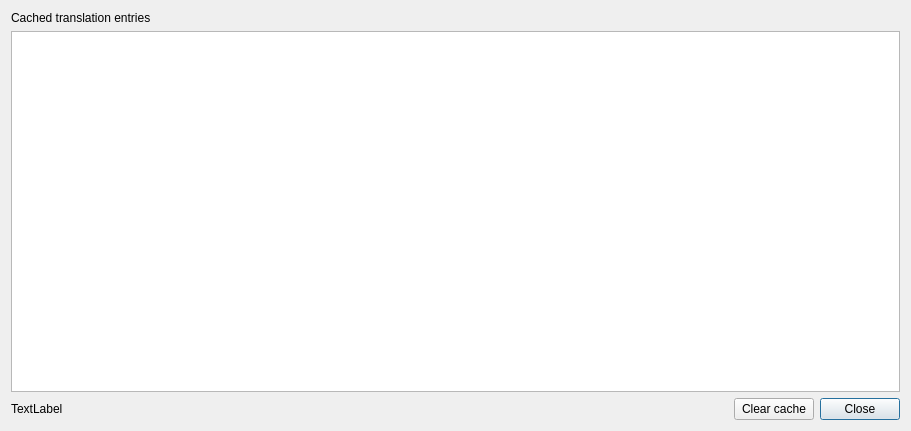
<?xml version="1.0" encoding="UTF-8"?>
<ui version="4.0">
 <class>CTranslatorCacheDialog</class>
 <widget class="QDialog" name="CTranslatorCacheDialog">
  <property name="geometry">
   <rect>
    <x>0</x>
    <y>0</y>
    <width>911</width>
    <height>431</height>
   </rect>
  </property>
  <property name="windowTitle">
   <string>Translator cache</string>
  </property>
  <layout class="QVBoxLayout" name="verticalLayout">
   <item>
    <widget class="QLabel" name="label">
     <property name="text">
      <string>Cached translation entries</string>
     </property>
     <property name="buddy">
      <cstring>table</cstring>
     </property>
    </widget>
   </item>
   <item>
    <widget class="QTableWidget" name="table">
     <property name="editTriggers">
      <set>QAbstractItemView::NoEditTriggers</set>
     </property>
     <property name="alternatingRowColors">
      <bool>true</bool>
     </property>
     <property name="selectionMode">
      <enum>QAbstractItemView::SingleSelection</enum>
     </property>
     <property name="selectionBehavior">
      <enum>QAbstractItemView::SelectRows</enum>
     </property>
    </widget>
   </item>
   <item>
    <layout class="QHBoxLayout" name="horizontalLayout">
     <item>
      <widget class="QLabel" name="labelCount">
       <property name="text">
        <string>TextLabel</string>
       </property>
      </widget>
     </item>
     <item>
      <spacer name="horizontalSpacer">
       <property name="orientation">
        <enum>Qt::Horizontal</enum>
       </property>
       <property name="sizeHint" stdset="0">
        <size>
         <width>40</width>
         <height>20</height>
        </size>
       </property>
      </spacer>
     </item>
     <item>
      <widget class="QPushButton" name="buttonClearCache">
       <property name="text">
        <string>Clear cache</string>
       </property>
      </widget>
     </item>
     <item>
      <widget class="QPushButton" name="buttonClose">
       <property name="text">
        <string>Close</string>
       </property>
       <property name="default">
        <bool>true</bool>
       </property>
      </widget>
     </item>
    </layout>
   </item>
  </layout>
 </widget>
 <tabstops>
  <tabstop>table</tabstop>
  <tabstop>buttonClearCache</tabstop>
  <tabstop>buttonClose</tabstop>
 </tabstops>
 <resources/>
 <connections>
  <connection>
   <sender>buttonClose</sender>
   <signal>clicked()</signal>
   <receiver>CTranslatorCacheDialog</receiver>
   <slot>close()</slot>
   <hints>
    <hint type="sourcelabel">
     <x>519</x>
     <y>379</y>
    </hint>
    <hint type="destinationlabel">
     <x>290</x>
     <y>369</y>
    </hint>
   </hints>
  </connection>
 </connections>
</ui>
